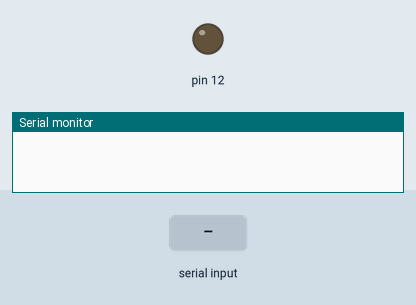
A sketch run on a simulated Arduino Uno, built with avr-gcc and run on an emulated ATmega328P. Parts: output pins drawn as LEDs (lit = HIGH), the last lines printed to the serial monitor. The test bench sets the inputs (shaded band).

Above: at 1.6 s.
1.7 s: "1" received over the second serial link
At 2.7 s:
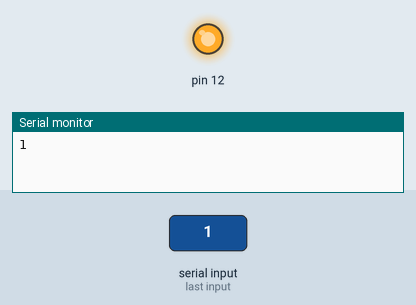
3.2 s: "0" received over the second serial link
At 3.9 s:
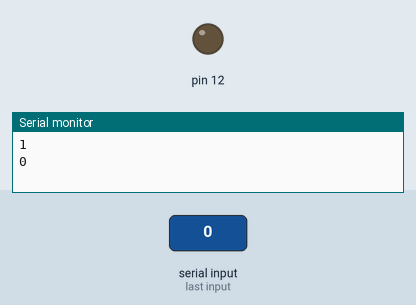
Timing chart, 0 to 6.2 s (numbered marks = the images above; inputs shaded):
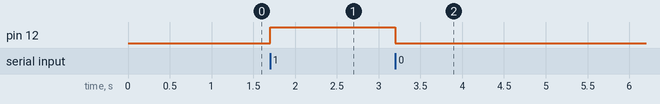

Measured:
- after the input at 1.7 s, pin 12: LOW → HIGH at once
- after the input at 3.2 s, pin 12: HIGH → LOW at once

The sketch:

BT_LED_Testing.ino
```cpp
// Testing using code from a website. Have to test with his specified app.
// Phone must pair with HC-06 and then Connect from app.
// Check if LED blinks as expected with app?

#include <SoftwareSerial.h>
SoftwareSerial mySerial(4, 2);
char led = 0;

void setup() {
  //pinMode(3, INPUT);
  //pinMode(2, OUTPUT);

  Serial.begin(9600); //open the serial port
  delay(200);
  mySerial.begin(9600); // open the bluetooth serial port
  delay(200);
  pinMode(12, OUTPUT);
  //delay(2000);
}


void loop()
{
  if (mySerial.available() > 0) // Send data only when you receive data:
  {
    char data = mySerial.read();
    //led = isDigit(data) ? data : 'n';
    if (isDigit(data)) {
      Serial.println(data);
      if ((int)data == 49)           //Checks whether value of data is equal to 1
        digitalWrite(12, HIGH);  //If value is 1 then LED turns ON
      else if ((int)data == 48)      //Checks whether value of data is equal to 0
        digitalWrite(12, LOW);   //If value is 0 then LED turns OFF
    }
  }

  if (Serial.available() > 0) {
    mySerial.println(Serial.readString());  // send from bluetooth to serial
  }
}
```
